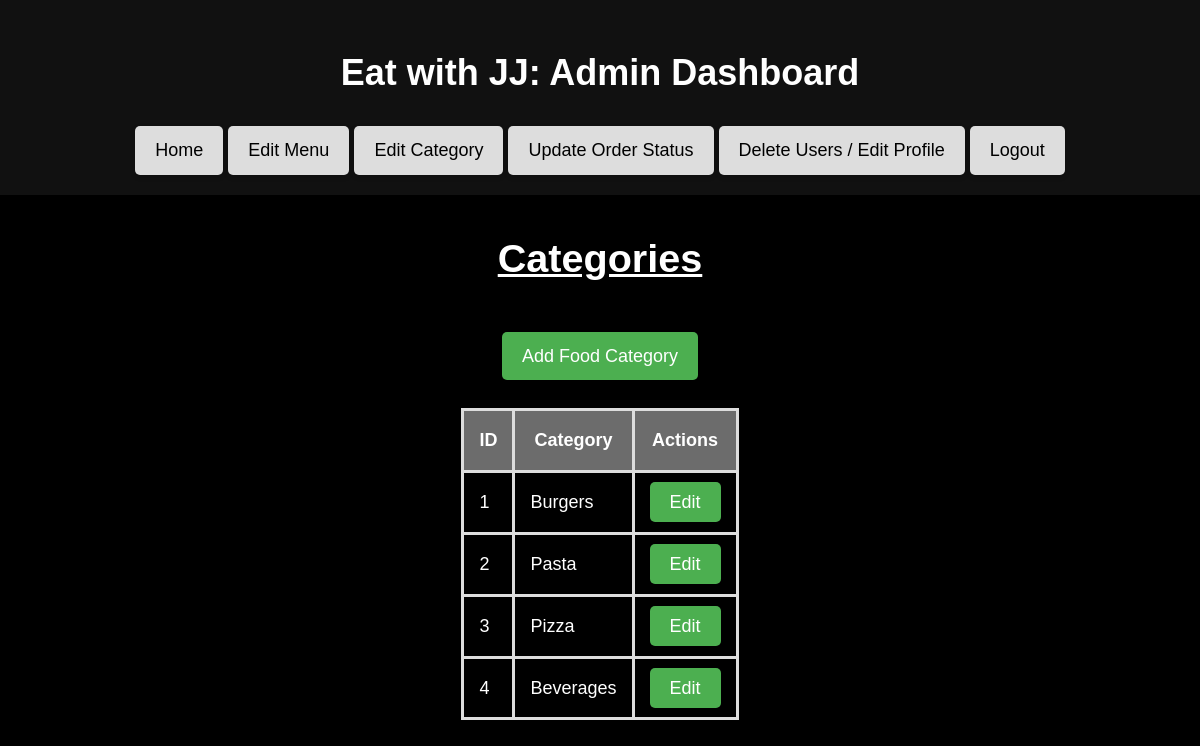
Page /admin/manage_category.php (signed in) on the committed database.
### tables this page shows
CREATE TABLE foodcat (
    fcid INT AUTO_INCREMENT NOT NULL PRIMARY KEY,
    catname VARCHAR(50) NOT NULL
);

### admin/manage_category.php (the view, shortened to what this page needs)
<?php
include ('../connection.php');
$sql = "SELECT fcid, catname FROM foodcat";
$result = $conn->query($sql);
?>
<!DOCTYPE html>
<html>
<head>
    <link rel="stylesheet" href="admin.css">
</head>
<body>
    <?php include ('header.php'); ?>
    <h2>Categories</h2>
    <div class="add-container">
        <a href="add_category.php" class="button">Add Food Category</a>
    </div>
    <?php if ($result->num_rows > 0): ?>
        <table>
            <thead>
                <tr>
                    <th>ID</th>
                    <th>Category</th>
                    <th>Actions</th>
                </tr>
            </thead>
            <tbody>
                <?php while ($row = $result->fetch_assoc()): ?>
                    <tr>
                        <td>
                            <?php echo $row['fcid']; ?>
                        </td>
                        <td>
                            <?php echo $row['catname']; ?>
                        </td>
                        <td>
                            <a href="edit_category.php?id=<?php echo $row['fcid']; ?>" class="button">Edit</a>
                        </td>
                    </tr>
                <?php endwhile; ?>
            </tbody>
        </table>
    <?php else: ?>
        <p>No food categories found.</p>
    <?php endif; ?>
</body>
</html>

### admin/header.php
<header>
    <h1>Eat with JJ: Admin Dashboard</h1>
    <nav>
        <a href="admin.php" class="button-link">Home</a>
        <a href="edit_menu.php" class="button-link">Edit Menu</a>
        <a href="manage_category.php" class="button-link">Edit Category</a>
        <a href="order_status.php" class="button-link">Update Order Status</a>
        <a href="manage_users.php" class="button-link">Delete Users / Edit Profile</a>
        <a href="logout.php" class="button-link">Logout</a>
    </nav>
</header>

### admin/admin.css (style rules this page uses)
body { font-family: sans-serif; margin: 0; padding: 0; padding-bottom: 80px; background-color: #000; color: #fff; font-size: 18px; line-height: 1.6; }
header { text-align: center; padding: 20px; background-color: #111; }
header h1 { font-family: Arial; }
header a { color: #ddd; padding: 10px; }
header a.button-link { box-shadow: 0 2px 5px rgba(0, 0, 0, 0.2); }
a.button-link { display: inline-block; background-color: #ddd; color: #000; padding: 10px 20px; text-decoration: none; border-radius: 5px; transition: color 0.3s ease; }
.button { background-color: #4CAF50; color: white; padding: 10px 20px; margin: 8px 0; border: none; border-radius: 5px; cursor: pointer; text-decoration: none; }
table { border-collapse: collapse; margin: 20px auto; }
h2 { display: block; text-align: center; text-decoration: underline; font-size: 220%; }
th, td { border: 3px solid #ddd; padding: 15px; text-align: left; }
th { background-color: #f0f0f073; text-align: center; }
.add-container { display: flex; justify-content: center; text-align: center; align-items: center; }

### rows in the picture
foodcat: fcid "1", catname "Burgers"
foodcat: fcid "2", catname "Pasta"
foodcat: fcid "3", catname "Pizza"
foodcat: fcid "4", catname "Beverages"
